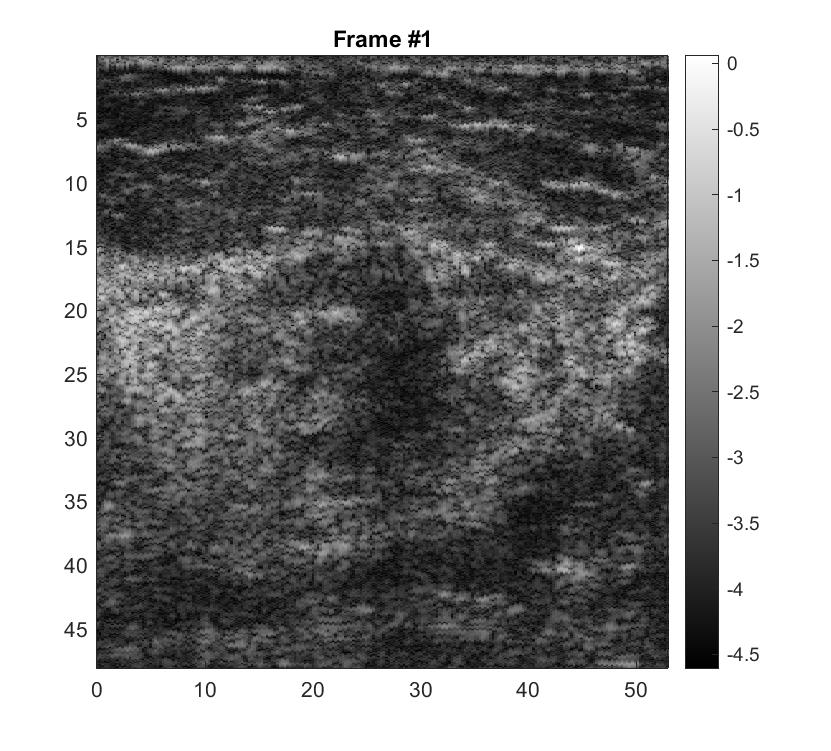
#> input picture Preprocessing/P39-W2-S4_Bmode/I1.jpg, 831 x 751 px, found by its file name; its folder holds 4 pictures in this run
$ jupyter execute --allow-errors Preproccessing.ipynb
#> lines starting #> are read from the running program, lines starting #| are printed output that depends on the picture
[cell 1]
import re #for regular expressions to allow sorting the frames

def numberRegex(e):
  #Finding all digits in the filename
  x = re.findall("(\d)", e)

  #if there are two digits in filename
  if(len(x)==2):
      return int(x[0]+""+x[1])
  #if there is one digit in the filename
  else:
      return int(x[0])

[cell 2]
import os #Allows reading in file names from local machine
import cv2 as cv #image processing package
import numpy as np

#Lucas directory
#C:/Users/Lucas/OneDrive - The University of Western Ontario/Documents/GitHub/SE4450-project-code/Preprocessing/P39-W2-S4_Bmode

#Ian directory
#H:/Documents/Github repositories/SE4450-project-code/Preprocessing/P39-W2-S4_Bmode

#Directory containing the bmode scans
imageFolder = 'C:/Users/Lucas/OneDrive - The University of Western Ontario/Documents/GitHub/SE4450-project-code/Preprocessing/P39-W2-S4_Bmode'
vecImageNames = os.listdir(os.path.join(imageFolder)) #vector with the names of the images in the above folder
vecImageNames.sort(key=numberRegex) #Sorts the images by frame number

#Vector containing the path to each image to be processed
vecImagePaths = []
for filename in vecImageNames:
    vecImagePaths.append(imageFolder+"/"+filename)

vecRawImageData = [] #Vector containing the raw data for each image (including scales and title)

for filepath in vecImagePaths: #Reading image data into vector
    vecRawImageData.append(cv.imread(filepath,0))

vecCroppedImageData = [] #Vector containing the images cropped without scales and title
#> vecCroppedImageData = []
start_row,start_col=int(54),int(95) #Coords for cropping
end_row,end_col=int(670),int(670)

for image in vecRawImageData: #cropping images
    cropped=image[start_row:end_row,start_col:end_col]
    vecCroppedImageData.append(cropped)
#> this loop made 4 passes
#> pass 1, `cropped=image[start_row:end_row,start_col:end_col]`:
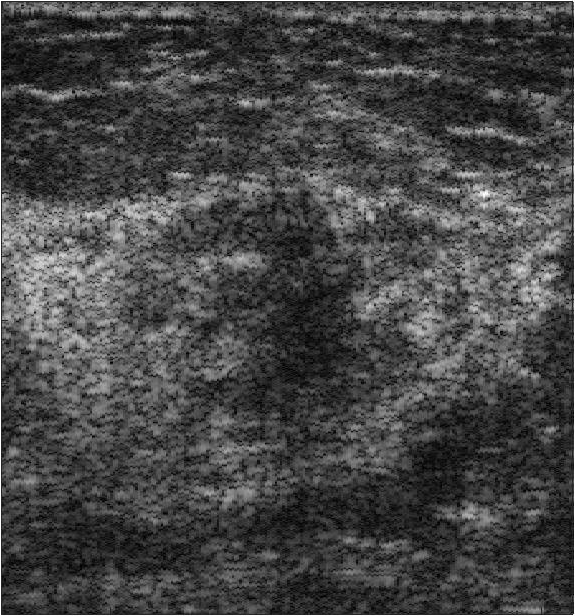
#> cropped: shape (616, 575); min 0, max 255, mean 70.1
#> pass 3, `cropped=image[start_row:end_row,start_col:end_col]`:
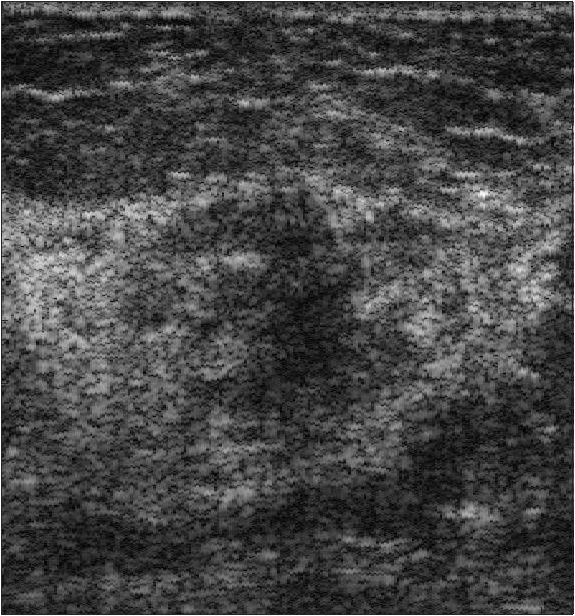
#> cropped: shape (616, 575); min 0, max 255, mean 68.9

#> (the rest of this cell did not finish here and is left out)
